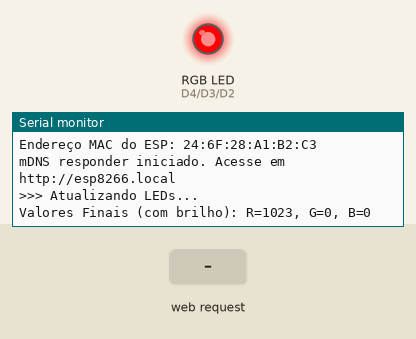
The sketch below on a simulated ESP8266 (NodeMCU). Parts: an RGB LED mixed from three pins (HIGH = lit), the last lines printed to the serial monitor. The inputs (shaded band) are chosen by the test bench. WiFi joins after 1.5 s; servers stay silent unless stated.

Above: at 2.7 s.
2.8 s: HTTP request GET /on received
At 3.5 s:
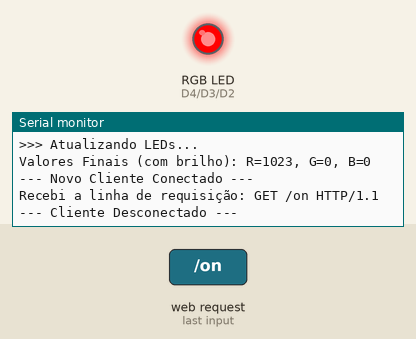
4.3 s: HTTP request GET /off received
At 4.7 s:
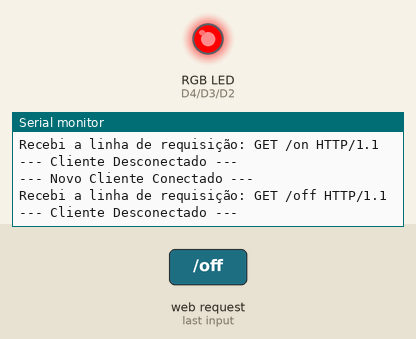

The sketch:

MeuSketch.example.ino
```cpp
#include <ESP8266WiFi.h>
#include <ESP8266mDNS.h>

// : : Configurações de Rede : :
const char* ssid = "SSID_NAME";
const char* password = "PASSWORD";

WiFiServer server(80);

// : : Pinos do LED RGB : :
const int redPin = D4;
const int greenPin = D3;
const int bluePin = D2;

// : : Variáveis de Estado do LED : :
int currentR = 255;
int currentG = 0;
int currentB = 0;
int brightness = 100;
bool ledState = true;

// O ESP8266 usa um PWM de 10 bits por padrão (0-1023)
const int PWM_RANGE = 1023;

void updateLEDs() {
  Serial.println(">>> Atualizando LEDs...");
  if (!ledState) {
    analogWrite(redPin, 0);
    analogWrite(greenPin, 0);
    analogWrite(bluePin, 0);
    Serial.println("LEDs Desligados.");
    return;
  }

  // Calcula o valor final aplicando o brilho
  long finalR = map(currentR * brightness, 0, 255 * 100, 0, PWM_RANGE);
  long finalG = map(currentG * brightness, 0, 255 * 100, 0, PWM_RANGE);
  long finalB = map(currentB * brightness, 0, 255 * 100, 0, PWM_RANGE);

  analogWrite(redPin, finalR);
  analogWrite(greenPin, finalG);
  analogWrite(bluePin, finalB);

  Serial.printf("Valores Finais (com brilho): R=%ld, G=%ld, B=%ld\n", finalR, finalG, finalB);
}

void setup() {
  Serial.begin(115200); // mais precisao
  Serial.println("\n\nIniciando...");

  // Configura a faixa do PWM para 1023 para maior resolução
  analogWriteRange(PWM_RANGE);
  pinMode(redPin, OUTPUT);
  pinMode(greenPin, OUTPUT);
  pinMode(bluePin, OUTPUT);

  Serial.print("Conectando a "); Serial.println(ssid);
  WiFi.begin(ssid, password);
  while (WiFi.status() != WL_CONNECTED) {
    delay(500);
    Serial.print(".");
  }
  Serial.println("\nWiFi conectado!");
  Serial.print("Endereço IP do ESP: ");
  Serial.println(WiFi.localIP());
  Serial.print("Endereço MAC do ESP: ");
  Serial.println(WiFi.macAddress());

  server.begin();
  if (!MDNS.begin("esp8266")) {
    Serial.println("Erro ao iniciar o mDNS!");
    return;
  }
  Serial.println("mDNS responder iniciado. Acesse em http://esp8266.local");
  MDNS.addService("http", "tcp", 80);

  updateLEDs(); // Aplica o estado inicial do LED
}


// : : FUNÇÃO AUXILIAR PARA PARSEAMENTO : :
// Esta função procura por um parâmetro (como "r" ou "brightness") na string da requisição
// e retorna seu valor.
String getParameterValue(String req, String paramName) {
  int paramStartIndex = req.indexOf(paramName + "=");
  if (paramStartIndex < 0) {
    return ""; // Parâmetro não encontrado
  }
  paramStartIndex += paramName.length() + 1; // Pula o nome do parâmetro e o sinal "="

  int paramEndIndex = req.indexOf("&", paramStartIndex);
  if (paramEndIndex < 0) {
    // Se não houver "&", o parâmetro vai até o espaço antes de "HTTP/1.1"
    paramEndIndex = req.indexOf(" ", paramStartIndex);
  }

  if (paramEndIndex < 0) {
    return ""; // Fim da string não encontrado
  }

  return req.substring(paramStartIndex, paramEndIndex);
}


void loop() {
  MDNS.update();
  WiFiClient client = server.available();
  if (!client) {
    return;
  }

  Serial.println("\n--- Novo Cliente Conectado ---");

  // Espera até que o cliente envie dados
  while (!client.available()) {
    delay(1);
  }

  String requestLine = client.readStringUntil('\r');
  client.flush();

  Serial.print("Recebi a linha de requisição: ");
  Serial.println(requestLine);

  bool needsUpdate = false;

  // Extrai os parâmetros de forma robusta
  String r_val = getParameterValue(requestLine, "r");
  String g_val = getParameterValue(requestLine, "g");
  String b_val = getParameterValue(requestLine, "b");
  String brightness_val = getParameterValue(requestLine, "brightness");
  String state_val = getParameterValue(requestLine, "state");

  // Verifica se o comando de cor foi enviado
  if (r_val != "" && g_val != "" && b_val != "") {
    currentR = r_val.toInt();
    currentG = g_val.toInt();
    currentB = b_val.toInt();
    Serial.printf("Comando de Cor Recebido: R=%d, G=%d, B=%d\n", currentR, currentG, currentB);
    needsUpdate = true;
  }

  // Verifica se o comando de brilho foi enviado
  if (brightness_val != "") {
    brightness = brightness_val.toInt();
    Serial.printf("Comando de Brilho Recebido: %d%%\n", brightness);
    needsUpdate = true;
  }

  // Verifica se o comando de estado foi enviado
  if (state_val != "") {
    if (state_val == "on") {
      ledState = true;
      Serial.println("Comando de Estado Recebido: LIGAR");
    } else if (state_val == "off") {
      ledState = false;
      Serial.println("Comando de Estado Recebido: DESLIGAR");
    }
    needsUpdate = true;
  }

  if (needsUpdate) {
    updateLEDs();
  }

  // : : Resposta HTTP : :
  client.println("HTTP/1.1 200 OK");
  client.println("Access-Control-Allow-Origin: *");
  client.println("Content-Type: text/plain");
  client.println("Connection: close");
  client.println();
  client.println("Comando recebido pelo ESP8266.");

  delay(1);
  client.stop();
  Serial.println("--- Cliente Desconectado ---");
}
```

Measured:
- after the input at 2.8 s, the serial monitor: prints a new line at once (image 1)
- after the input at 4.3 s, the serial monitor: prints a new line at once (image 2)
